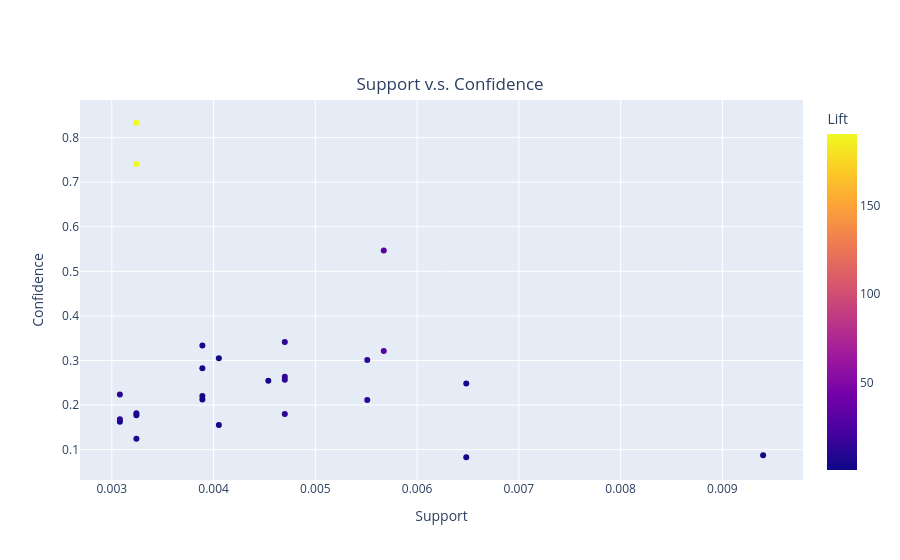

Source (notebook cell):
### Code cell
# the comparison between the sopport and confidence of all combinations
fig = px.scatter(rules_3, x='support', y='confidence', 
                 color='lift', hover_data=['antecedents', 'confidence'],
                 labels={
                     "support": "Support",
                     "confidence": "Confidence",
                     'lift': 'Lift'
                 },
                title="Support v.s. Confidence")
fig.update_layout(title_x=0.5, title_y=0.86)
fig.show()

### Figure 1 — Plotly figure (JSON) as saved in the notebook; plotly's stock layout.template omitted (floating-point values rounded to 4 significant figures)
{"data": [{"customdata": [["Apple Fuji "], ["Apple Pink Lady "], ["Aqua 600ml(1x24x600ml)"], ["Ultramilk Coklat 125ml"], ["Dodo Fish Ball 200g(1x30x200g)"], ["Ayam 1200g Sadia"], ["Bawang Putih "], ["Bawang Merah Kecil "], ["Bawang Putih "], ["Chicken Leg Quarter/ Paha Besar "], ["Ikan Kembong "], ["Chicken Leg Quarter/ Paha Besar "], ["Chicken Leg Quarter/ Paha Besar "], ["Chicken Leg Quarter/ Paha Besar "], ["Sosis Borella 340g"], ["Chicken Leg Quarter/ Paha Besar "], ["Sosis Perdix 340g"], ["Non-Woven Bag PcsM"], ["Ikan Kembong "], ["Ikan Kembong "], ["Ikan Kembong "], ["Sosis Borella 340g"], ["Ikan Kembong "], ["Sosis Perdix 340g"], ["Sosis Borella 340g"], ["Sosis Perdix 340g"]], "hovertemplate": "Support=%{x}<br>Confidence=%{y}<br>antecedents=%{customdata[0]}<br>Lift=%{marker.color}<extra></extra>", "legendgroup": "", "marker": {"color": [2.074, 4.258, 0.5334, 1.859, 190.4, 190.4, 30.96, 30.96, 2.813, 11.53, 11.53, 2.713, 2.015, 12.21, 12.21, 14.4, 14.4, 3.174, 3.174, 1.768, 13.07, 13.07, 6.968, 6.968, 3.607, 3.252], "coloraxis": "coloraxis", "symbol": "circle"}, "mode": "markers", "name": "", "orientation": "v", "showlegend": false, "type": "scatter", "x": [0.003079, 0.00389, 0.0094, 0.004052, 0.003241, 0.003241, 0.005673, 0.005673, 0.00389, 0.005511, 0.005511, 0.00389, 0.003241, 0.003079, 0.003079, 0.0047, 0.0047, 0.006483, 0.006483, 0.004052, 0.0047, 0.0047, 0.003241, 0.003241, 0.00389, 0.004538], "xaxis": "x", "y": [0.1624, 0.3333, 0.08748, 0.3049, 0.8333, 0.7407, 0.3211, 0.5469, 0.2202, 0.3009, 0.2112, 0.2124, 0.177, 0.1681, 0.2235, 0.2566, 0.2636, 0.08282, 0.2484, 0.1553, 0.1801, 0.3412, 0.1242, 0.1818, 0.2824, 0.2545], "yaxis": "y"}], "layout": {"coloraxis": {"colorbar": {"title": {"text": "Lift"}}, "colorscale": [[0, "#0d0887"], [0.1111, "#46039f"], [0.2222, "#7201a8"], [0.3333, "#9c179e"], [0.4444, "#bd3786"], [0.5556, "#d8576b"], [0.6667, "#ed7953"], [0.7778, "#fb9f3a"], [0.8889, "#fdca26"], [1, "#f0f921"]]}, "legend": {"tracegroupgap": 0}, "title": {"text": "Support v.s. Confidence", "x": 0.5, "y": 0.86}, "xaxis": {"anchor": "y", "domain": [0, 1], "title": {"text": "Support"}}, "yaxis": {"anchor": "x", "domain": [0, 1], "title": {"text": "Confidence"}}}}
